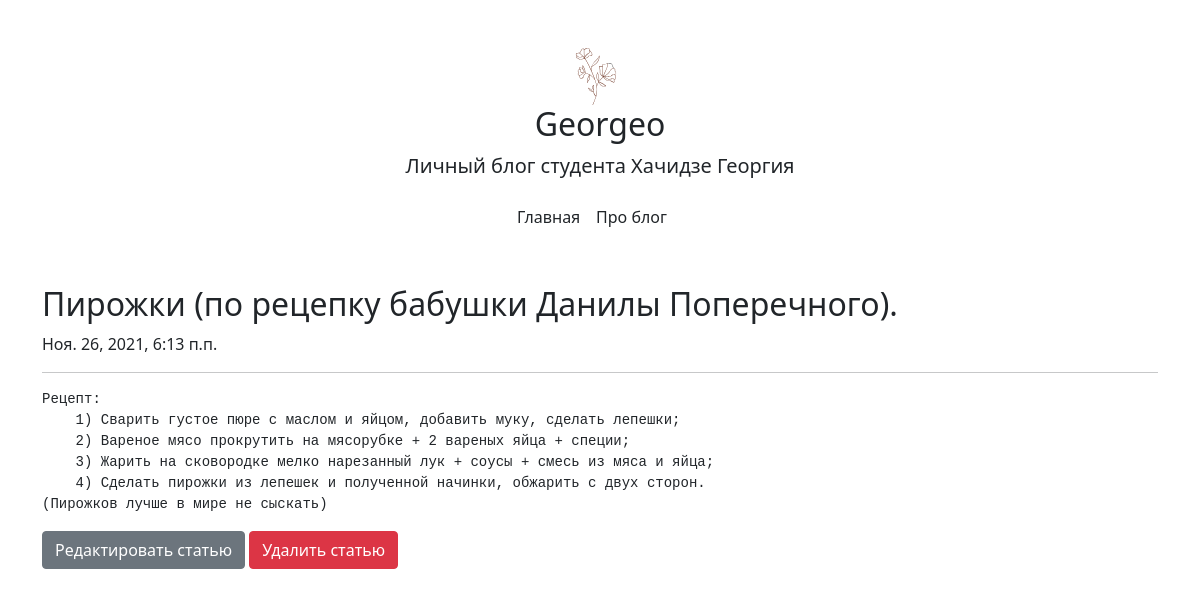
Page /38 on the committed database.
### main/models.py (models this page shows, shortened)
class Task(models.Model):
    title = models.CharField('Заголовок поста', max_length=50)
    task = models.TextField('Текст поста')
    time = models.DateTimeField('Дата публикации', auto_now_add=True)
    class Meta:
        verbose_name = 'Статья'
        verbose_name_plural = 'Статьи'
        ordering = ["time"]

### main/views.py (the view)
# urls.py: path('<int:pk>', views.post, name='post'),
def post(request, pk):
    task = Task.objects.get(id=pk)
    return render(request, 'main/post.html', {'title': 'Страница с постом', 'task': task})

### main/templates/main/post.html (shortened to what this page needs)
{% extends 'main/base.html' %}
{% block content %}
    <div>
        <h2 class="blog-post-title">{{ task.title }}</h2>
        <p class="blog-post-meta">{{ task.time }}</p>
        <hr>
        <pre>{{ task.task }}</pre>
        <a href="{% url 'main:update_post' task.id %} " class="btn btn-secondary">Редактировать статью</a>
        <a href="{% url 'main:delete_post' task.id %} " class="btn btn-danger">Удалить статью</a>
    </div>
{% endblock %}

### rows in the picture
Task: title "Пирожки (по рецепку бабушки Данилы Поперечного).", time "Ноя. 26, 2021, 6:13 п.п.", task "Рецепт: 1) Сварить густое пюре с маслом и яйцом, добавить муку, сделать лепешки; 2) Вареное мясо прокрутить на мясорубке + 2 вареных яйца + специи; 3) Жарить на сковородке мелко нарезанный лук + соусы + смесь из мяса и яйца; 4) Сделать пирожки из лепешек и полученной начинки, обжарить с двух сторон. (Пирожков лучше в мире не сыскать)"
